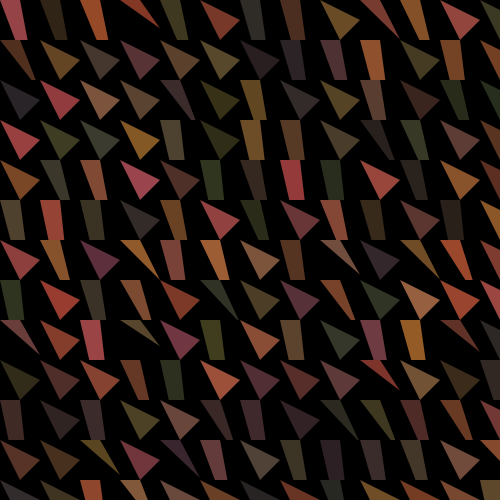
Frame 1 (no input)
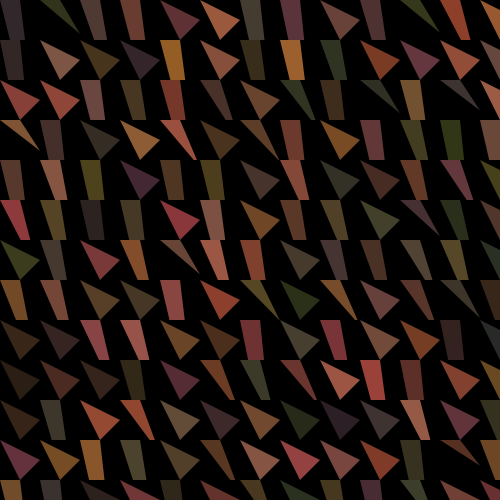
Frame 60 (the mouse pressed at the canvas centre just before this capture)
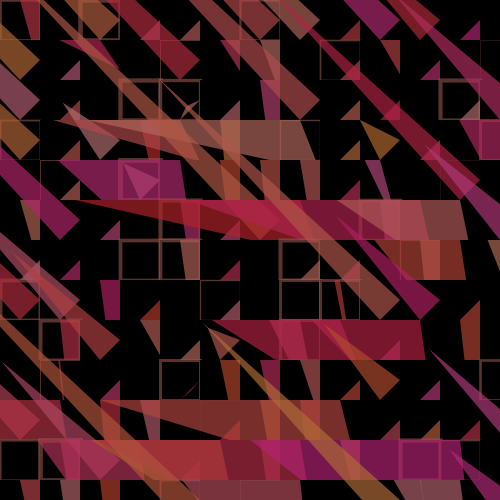
Frame 120 (the mouse held since frame 60 and released just before this capture)

The Processing sketch that drew these frames (run headless with seeded random() and noise(); from frame 60 on, the mouse is pressed at the canvas centre):

// Processing sketch: processing_116088
// ── processing_116088.pde


void setup(){
//size(1300,700);
size(500,500);
frameRate(10);
}

void draw(){
for (int y = 0; y < height+45; y += 40) {   //draws grid pattern
  for (int x = 0; x < width+45; x += 40) {
    fill (0);
    rect(x, y, 40, 40);
    strokeWeight(random(0,5));
    stroke(150,85,75,150);
   
    
    //variable that randomly assigns each triangle a number, also variables for color.
    int choice = round(random(1)); //selects either 0 or 1 as a random number. rounds to nearest integer.
        int R = round(random(100,200));
          int G = round(random(75,125));
            int B = round(random(50,100));
            
            if (mousePressed){
            R = 175;
            G = 10 + round(random(2,10) * 10);
            B = 20 + round(random(2,10) * 10);
    }
            
            float funk = mouseX + mouseY * random(-2,2);
            
   if (funk < width || funk < height) {
    pushMatrix(); //lets the program know that 0, 0 is about to be reset
    translate(x, y); //translates 0, 0 to x, y
    fill(R,G,B,R);
    noStroke();
    if (choice == 1) { //if choice is set to 0 for this triangle
      triangle(funk, funk, 20, 40, 40, 20); //draw a triangle facing up
    } else { 
      triangle(funk,0, 20, 0, 40, random(25,200)); //draw a triangle facing down
    }
    popMatrix(); //resets coordinates so that 0, 0 is once again 0, 0
   }
  }   
}
}
